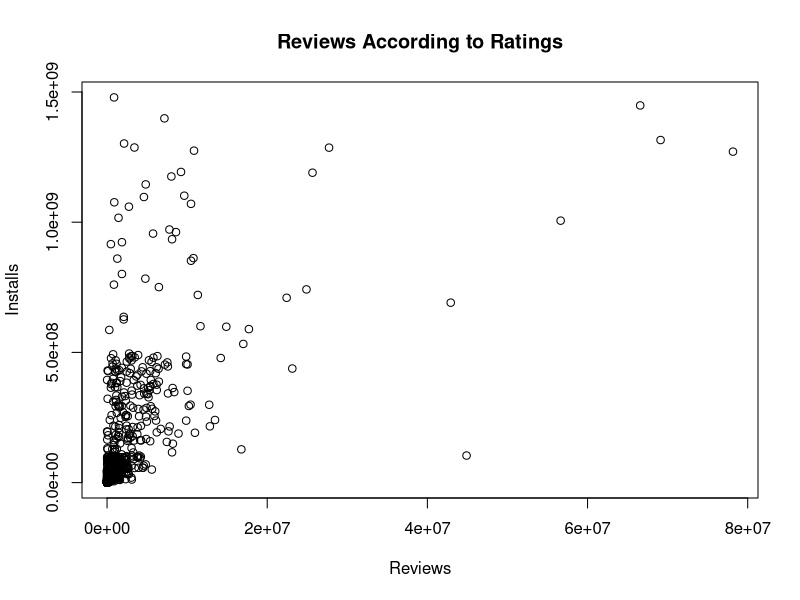
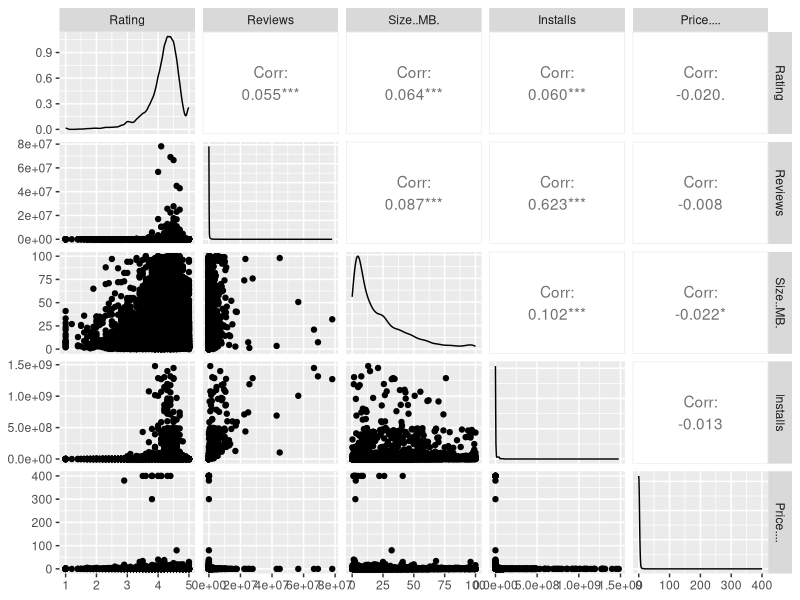
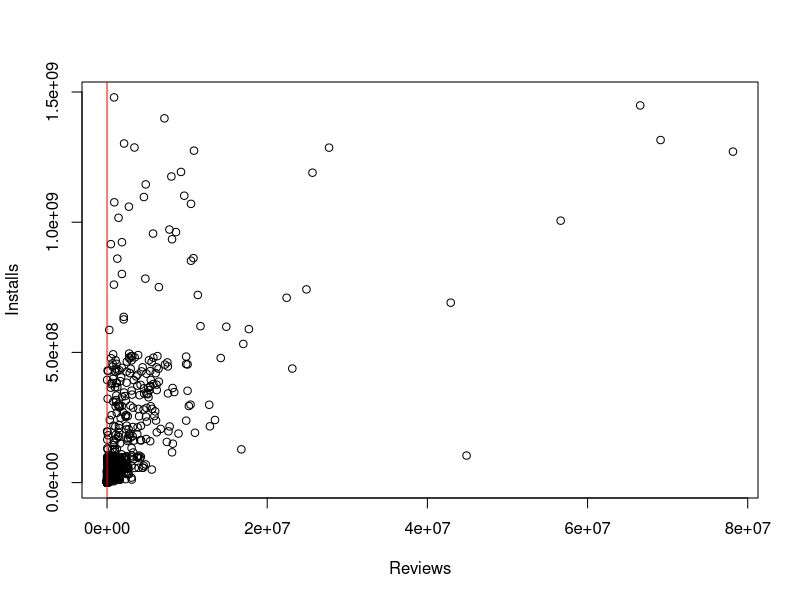
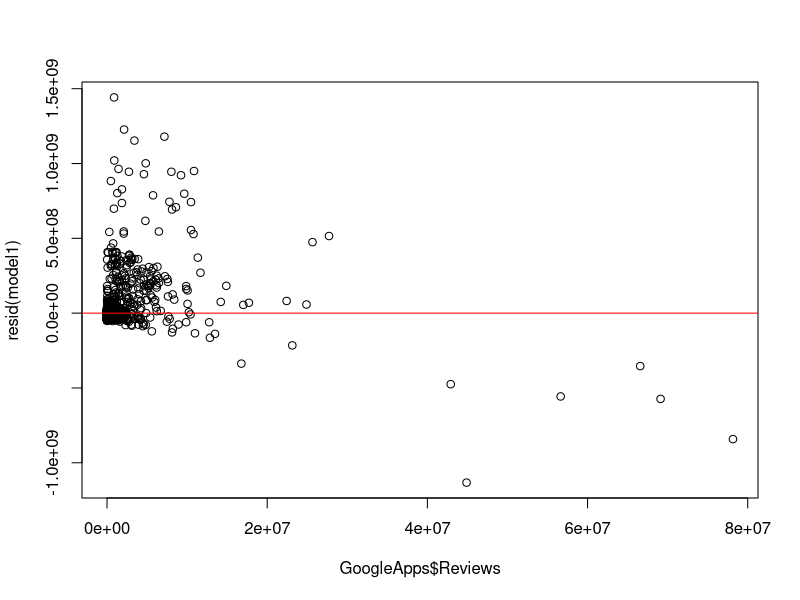
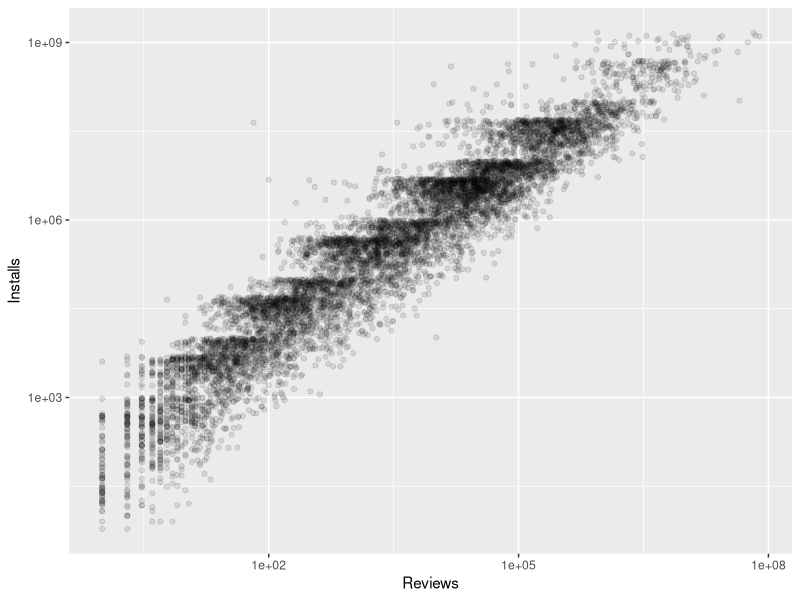

Write the R code that produced these figures, in order.

setwd('C:/Users/Elif Erden/Desktop/EDA/EDA Proje')
GoogleApps <- read.csv("GoogleApps.csv")

library(ggplot2)
library(GGally)

with(GoogleApps, plot(Reviews, Installs)) + 
  title(main="Reviews According to Ratings")

is.factor(GoogleApps$Type)

cor(GoogleApps[,c(3:6,8)]) 

with(GoogleApps, cor(Installs, Reviews))

ggpairs(GoogleApps,columns = c(3:6,8))

options(digits=4)

#Backward Selection
max_model <- lm(Installs ~ Category + Rating + Reviews + Size..MB. + Type + Price.... + Content.Rating + Genres ,data=GoogleApps)
stepmodel1 <- step(max_model, direction="backward")
summary(stepmodel1)

#Forward Selection
min_model <- lm( Installs ~ 1 , data =  GoogleApps)
stepmodel2 <- step(min_model, direction="forward", scope = list(lower=min_model, upper=max_model))
summary(stepmodel2)

#For Both
stepmodel3 <- step(max_model, direction="both")
summary(stepmodel3)

model1 <- lm(Installs ~ Category + Rating + Reviews + Size..MB. + Type, data=GoogleApps)
summary(model1)
names(model1)
model1$coefficients[1]

model2 <- lm(Installs ~ Reviews,data=GoogleApps)
summary(model2)

GoogleApps$Installs[700]
model2$residuals[700]
model2$fitted.values[700]

coef(model2)
resid(model2)
fitted(model2)

#Let's the data and the regression line together
plot(Installs~Reviews, data=GoogleApps) +
 abline(model1,col='red')

#Let's examine the residuals for each x variable
plot(GoogleApps$Reviews, resid(model1)) +
  abline(0,0,col='red')

#Log Transformation
ggplot(aes(x=Reviews, y=Installs),data=GoogleApps) +
  geom_jitter(alpha = 0.1) +
  scale_x_log10() + scale_y_log10()

model_w_t <- lm(log(Installs) ~ log(Reviews), data=GoogleApps)
summary(model_w_t)



